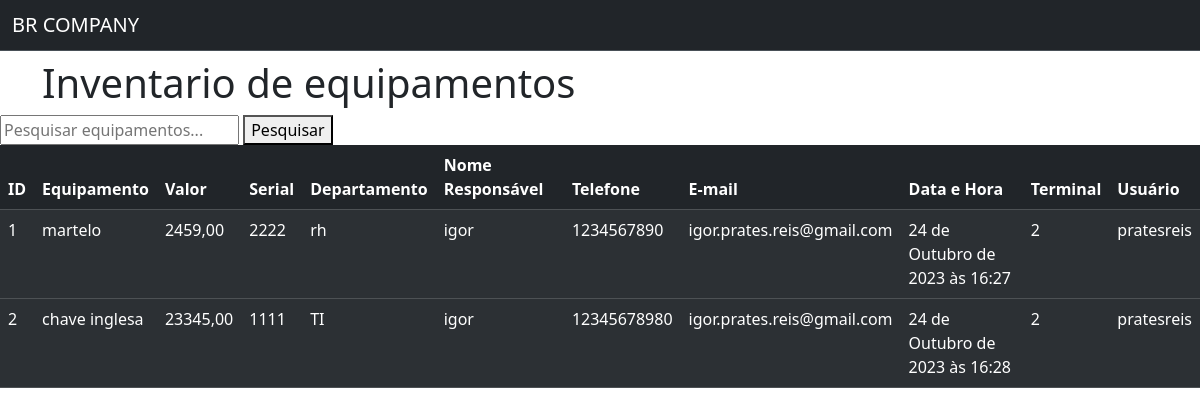
/equipamentos/, run on the app's committed database.
### equipamentos/models.py (models this page shows, shortened)
class Equipamento(models.Model):
    id = models.AutoField(primary_key=True)
    equipamento = models.CharField(max_length=100)
    valor = models.DecimalField(max_digits=10, decimal_places=2)
    serial = models.CharField(max_length=100)
    departamento = models.CharField(max_length=100)
    nome_responsavel = models.CharField(max_length=100)
    telefone = models.CharField(max_length=15)
    email = models.EmailField(max_length=100)
    data_hora = models.DateTimeField(auto_now_add=True)
    terminal = models.CharField(max_length=100)
    usuario = models.CharField(max_length=100)

### equipamentos/views.py (the view)
# urls.py: path('equipamentos/', views.lista_equipamentos, name='lista_equipamentos'),
def lista_equipamentos(request):
    equipamentos = Equipamento.objects.all()
    query = request.GET.get('q')
    if query:
        equipamentos = equipamentos.filter(equipamento__icontains=query)
    return render(request, 'equipamentos/lista_equipamentos.html', {'equipamentos': equipamentos})

### equipamentos/templates/equipamentos/lista_equipamentos.html (shortened to what this page needs)
<!DOCTYPE html>
<html lang="pt-br">
<head>
    <link href="https://cdn.jsdelivr.net/npm/bootstrap@5.3.2/dist/css/bootstrap.min.css" rel="stylesheet">
</head>
<body>
    <nav class="navbar bg-dark border-bottom border-body mb-2" data-bs-theme="dark">
        <div class="container-fluid">
          <span class="navbar-brand mb-0 h1">BR COMPANY</span>
        </div>
    </nav>
    <main class="container">
        <h1> Inventario de equipamentos </h1>
    </main>
    <form method="get">
        <input type="text" name="q" placeholder="Pesquisar equipamentos..." value="{{ request.GET.q }}">
        <button type="submit">Pesquisar</button>
    </form>
    <table class="table table-dark table-striped">
        <thead>
         <tr>
                <th scope="col">ID</th>
                <th scope="col">Equipamento</th>
                <th scope="col">Valor</th>
                <th scope="col">Serial</th>
                <th scope="col">Departamento</th>
                <th scope="col">Nome Responsável</th>
                <th scope="col">Telefone</th>
                <th scope="col">E-mail</th>
                <th scope="col">Data e Hora</th>
                <th scope="col">Terminal</th>
                <th scope="col">Usuário</th>
         </tr>
        </thead>
        <tbody>
        {% for equipamento in equipamentos %}
            <tr>
                <td>{{ equipamento.id }}</td>
                <td>{{ equipamento.equipamento }}</td>
                <td>{{ equipamento.valor }}</td>
                <td>{{ equipamento.serial }}</td>
                <td>{{ equipamento.departamento }}</td>
                <td>{{ equipamento.nome_responsavel }}</td>
                <td>{{ equipamento.telefone }}</td>
                <td>{{ equipamento.email }}</td>
                <td>{{ equipamento.data_hora }}</td>
                <td>{{ equipamento.terminal }}</td>
                <td>{{ equipamento.usuario }}</td>
            </tr>
        </tbody>
        {% endfor %}
    </table>
</body>
</html>

### data on the page
Equipamento: id "1", equipamento "martelo", valor "2459,00", serial "2222", departamento "rh", nome_responsavel "igor", telefone "1234567890", email "igor.prates.reis@gmail.com", data_hora "24 de Outubro de 2023 às 16:27", terminal "2", usuario "pratesreis"
Equipamento: id "2", equipamento "chave inglesa", valor "23345,00", serial "1111", departamento "TI", nome_responsavel "igor", telefone "12345678980", email "igor.prates.reis@gmail.com", data_hora "24 de Outubro de 2023 às 16:28", terminal "2", usuario "pratesreis"
